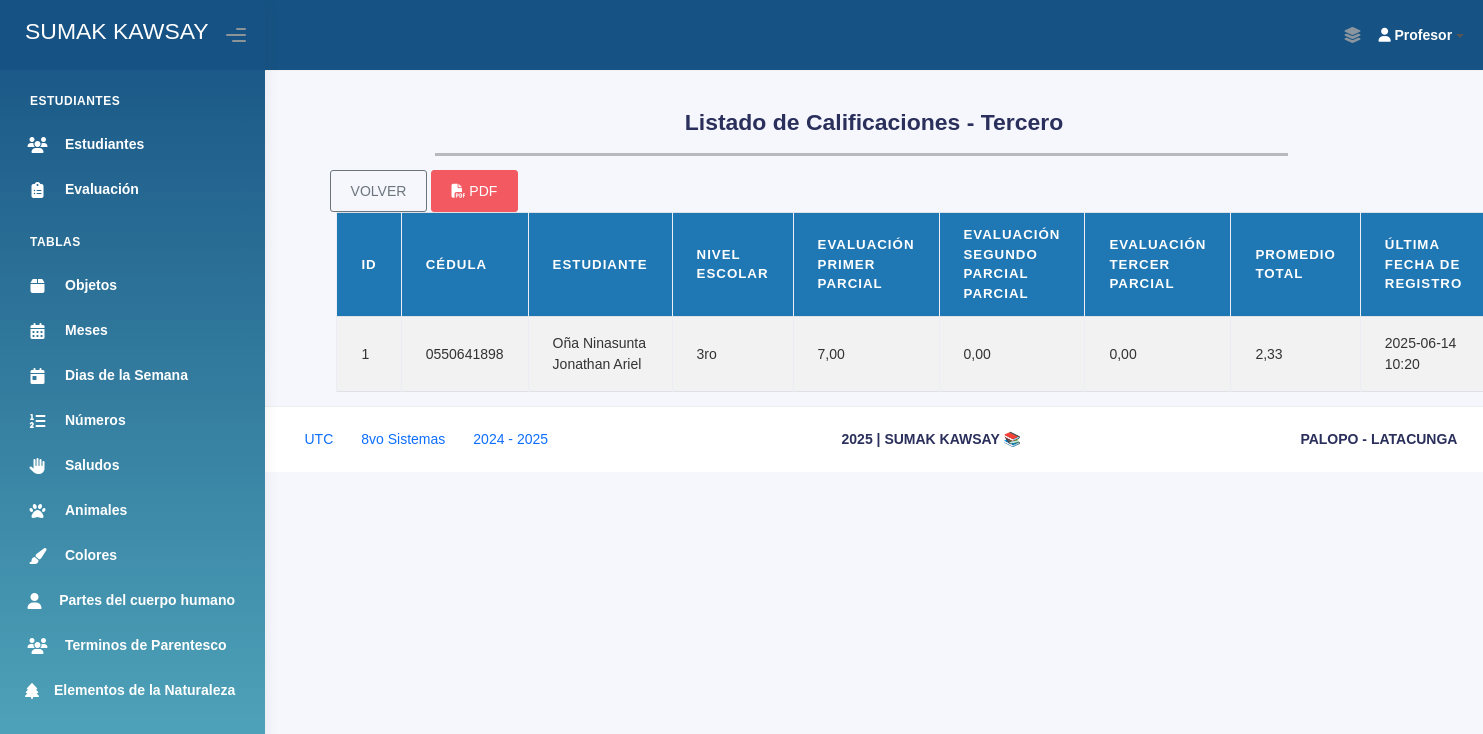
Screenshot of /calificaciones/tercero/ (signed in) with the database file from the repository.
### Aplicaciones/Modulos/models.py (models this page shows, shortened)
class Evaluacion_Tercero(models.Model):
    titulo_eva_ter = models.CharField(max_length=200)
    descripcion_eva_ter = models.TextField()
    nivel_escolar_eva_ter = models.CharField(max_length=50, blank=True, null=True)
    estado_eva_ter = models.BooleanField(default=True)
    tipo_aprendizaje_eva_ter = models.TextField()
    fecha_creacion_eva_ter = models.DateTimeField(auto_now_add=True)
    fecha_actualizacion_eva_ter = models.DateTimeField(auto_now=True)

class Estudiante_Tercero(models.Model):
    nombres_est_ter = models.CharField(max_length=100)
    apellidos_est_ter = models.CharField(max_length=100)
    cedula_est_ter = models.CharField(max_length=10, unique=True)
    genero_est_ter = models.CharField(max_length=20)
    nivel_escolar_est_ter = models.CharField(max_length=50)
    estado_est_ter = models.CharField(max_length=10)
    fecha_registro_est_ter = models.DateTimeField(auto_now_add=True)
    fecha_actualizacion_est_ter = models.DateTimeField(auto_now=True)

### Aplicaciones/Modulos/views.py (the view)
# urls.py: path('calificaciones/tercero/', views.lista_calificaciones_tercero, name='lista_calificaciones_tercero'),
def lista_calificaciones_tercero(request):
    if not request.session.get('profesor_id'):
        return redirect('login_profesor')
    evaluaciones = Evaluacion_Tercero.objects.all().order_by('id')
    calificaciones = Resultado_Evaluacion_Tercero.objects.select_related('fk_estudiante_ter', 'fk_evaluacion_ter').all()
    estudiantes_ids = set(calificaciones.values_list('fk_estudiante_ter__id', flat=True))
    estudiantes = []
    for est_id in estudiantes_ids:
        estudiante = calificaciones.filter(fk_estudiante_ter=est_id).first().fk_estudiante_ter
        estudiantes.append(estudiante)
    notas_por_estudiante = {}
    for cal in calificaciones:
        est_id = cal.fk_estudiante_ter.id
        eva_id = cal.fk_evaluacion_ter.id
        if est_id not in notas_por_estudiante:
            notas_por_estudiante[est_id] = {}
        notas_por_estudiante[est_id][eva_id] = float(cal.nota_res_ter)
    promedios = {}
    total_evaluaciones = evaluaciones.count()
    for est_id in estudiantes_ids:
        notas = notas_por_estudiante.get(est_id, {})
        suma_notas = sum(notas.get(eva.id, 0) for eva in evaluaciones)
        promedios[est_id] = (suma_notas / total_evaluaciones) if total_evaluaciones > 0 else None
    fechas_ultimo_registro = {}
    for est_id in estudiantes_ids:
        ultima_fecha = calificaciones.filter(fk_estudiante_ter=est_id).aggregate(Max('fecha_res_ter'))['fecha_res_ter__max']
        fechas_ultimo_registro[est_id] = ultima_fecha
    context = {
        'evaluaciones': evaluaciones,
        'estudiantes': estudiantes,
        'notas_por_estudiante': notas_por_estudiante,
        'promedios': promedios,
        'fechas_ultimo_registro': fechas_ultimo_registro,
    }
    return render(request, 'Administrador/Calificaciones/lista_calificaciones_tercero.html', context)

### Aplicaciones/Modulos/templatetags/diccionario_extras.py (called while the page is built)
@register.filter
def dict_get(d, key):
    if d is None:
        return None
    return d.get(key)

### Aplicaciones/Modulos/templates/Administrador/Calificaciones/lista_calificaciones_tercero.html (shortened to what this page needs)
{% extends 'plantillaAdmin.html' %}
{% load diccionario_extras %}
{% block body %}
<br><br><br><br>
<div>
    <br>
    <div class="card-title text-center">
        <h3><b>Listado de Calificaciones - Tercero</b></h3>
    </div>
</div>
<div style="width: 70%; margin-left: 170px;">
    <hr style="height: 3px; background-color: #000; border: none;">
</div>
<div style="margin-left: 65px; margin-top: 10px;">
    <a href="{% url 'seleccion_calificaciones' %}" class="btn btn-outline-secondary">VOLVER</a>
    <a href="{% url 'reporte_pdf_calificaciones_tercero' %}" target="_blank"  class="btn btn-danger">
        <i class="fas fa-file-pdf"></i> PDF
    </a>
</div>
<div class="container" style="width: 90%;">
    <table class="table table-bordered table-striped table-hover" id="tbl-Calificaciones">
        <thead>
            <tr>
                <th>ID</th>
                <th>Cédula</th>
                <th>Estudiante</th>
                <th>Nivel Escolar</th>
                {% for eva in evaluaciones %}
                    <th>{{ eva.titulo_eva_ter }}</th>
                {% endfor %}
                <th>Promedio Total</th>
                <th>Última Fecha de Registro</th>
            </tr>
        </thead>
        <tbody>
            {% for est in estudiantes %}
                <tr>
                    <td>{{ est.id }}</td>
                    <td>{{ est.cedula_est_ter }}</td>
                    <td>{{ est.apellidos_est_ter }} {{ est.nombres_est_ter }}</td>
                    <td>{{ est.nivel_escolar_est_ter }}</td>
                    {% for eva in evaluaciones %}
                        {% with notas_por_estudiante|dict_get:est.id as notas_est %}
                            {% with notas_est|dict_get:eva.id as nota %}
                                <td>{{ nota|default:"0.00"|floatformat:2 }}</td>
                            {% endwith %}
                        {% endwith %}
                    {% endfor %}
                    <td>{{ promedios|dict_get:est.id|default:"-"|floatformat:2 }}</td>
                    <td>
                        {% with fechas_ultimo_registro|dict_get:est.id as fecha %}
                            {% if fecha %}
                                {{ fecha|date:"Y-m-d H:i" }}
                            {% else %}
                                -
                            {% endif %}
                        {% endwith %}
                    </td>
                </tr>
            {% empty %}
                <tr>
                    <td colspan="{{ evaluaciones|length|add:'5' }}">No hay calificaciones registradas para Tercero.</td>
                </tr>
            {% endfor %}
        </tbody>
    </table>
</div>
{% endblock %}

### Aplicaciones/Modulos/templates/Administrador/Calificaciones/lista_calificaciones_tercero.html (style rules this page uses)
#tbl-Calificaciones { background-color: #a0ccf3; }
#tbl-Calificaciones th { background-color: #1f77b4; color: white; }
#tbl-Calificaciones td { color: #333; }

### rows the page displays
Evaluacion_Tercero: titulo_eva_ter "EVALUACIÓN PRIMER PARCIAL", id "7,00"
Evaluacion_Tercero: titulo_eva_ter "EVALUACIÓN SEGUNDO PARCIAL PARCIAL", id "0,00"
Evaluacion_Tercero: titulo_eva_ter "EVALUACIÓN TERCER PARCIAL", id "0,00"
Estudiante_Tercero: id "1", cedula_est_ter "0550641898", apellidos_est_ter "Oña Ninasunta", nombres_est_ter "Jonathan Ariel", nivel_escolar_est_ter "3ro", id "2,33", id "2025-06-14 10:20"
